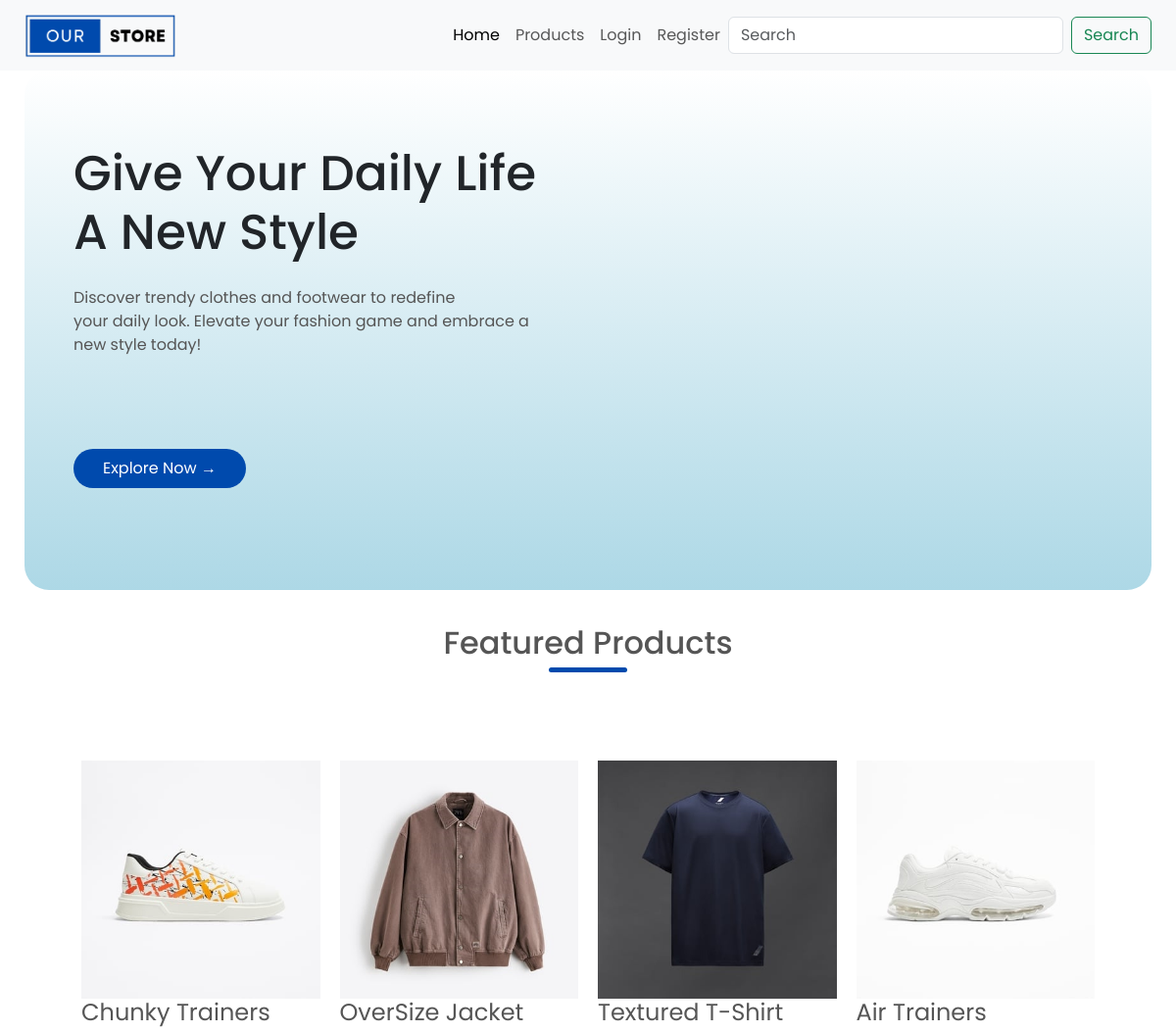
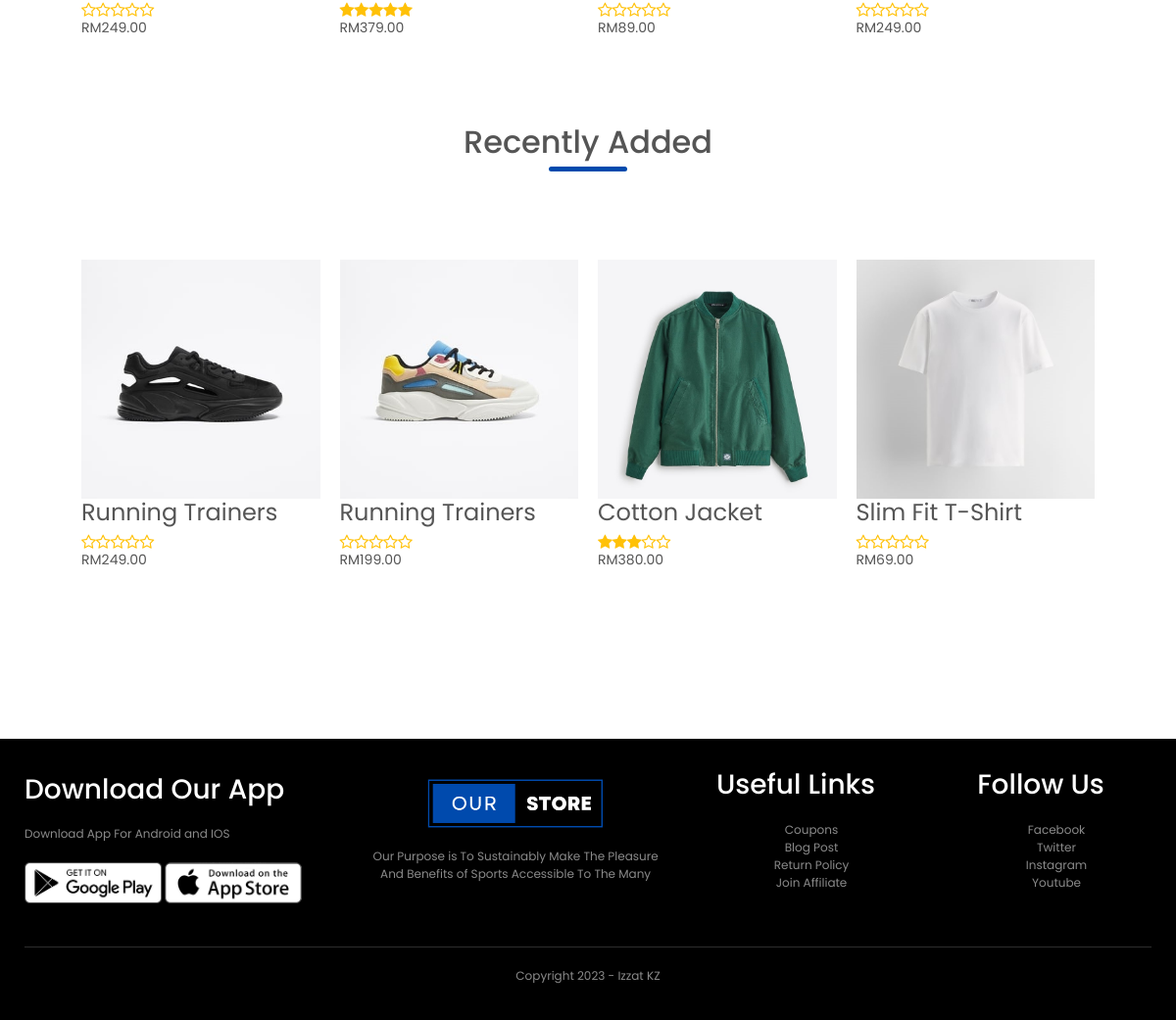
Page /customer/home.php on the committed database (2 pictures, top to bottom).
### tables this page shows
CREATE TABLE `products` (
  `product_id` int(11) NOT NULL,
  `category_id` int(11) DEFAULT NULL,
  `name` varchar(255) NOT NULL,
  `description` text DEFAULT NULL,
  `price` decimal(10,2) NOT NULL,
  `image` varchar(255) NOT NULL,
  `created_at` datetime NOT NULL DEFAULT current_timestamp()
);

### customer/home.php (the view, shortened to what this page needs)
<?php
include('includes/header.php');
include('../config/dbcon.php');
$products = mysqli_query($con, "SELECT * FROM products LIMIT 4");
?>
    <div class="container">
        <div class="welcome" Style="padding: 50px; width: 100%; box-sizing: border-box; background: linear-gradient(to top, lightblue, white); border-radius: 25px;">
            <div class="row">
                <div class="col-2">
                    <h1>Give Your Daily Life A New Style</h1>
                    <p>Discover trendy clothes and footwear to redefine<br>
                    your daily look. Elevate your fashion game and embrace a<br>
                    new style today!</p>
                    <br>
                    <br>
                    <a href="products.php" class="btn-explore">Explore Now &#8594;</a>
                    <br>
                    <br>
                </div>
            </div>
        </div>
    </div>
    <br>
<div class="small-container">
    <h2 class="title">Featured Products</h2>
    <div class="row">
        <?php while ($row = mysqli_fetch_assoc($products)) : ?>
            <div class="col-4">
                <a href="product-details.php?product_id=<?php echo $row['product_id']; ?>">
                    <img src="../uploads/<?php echo $row['image']; ?>">
                </a>
                <h4><?php echo $row['name']; ?></h4>
                <div class="rating">
                    <?php
                    $product_id = $row['product_id'];
                    $rating_query = "SELECT AVG(rating) AS avg_rating FROM ratings WHERE product_id = $product_id";
                    $rating_result = mysqli_query($con, $rating_query);
                    $rating_data = mysqli_fetch_assoc($rating_result);
                    $avg_rating = $rating_data['avg_rating'];
                    $filled_stars = floor($avg_rating);
                    $empty_stars = 5 - $filled_stars;
                    for ($i = 0; $i < $filled_stars; $i++) {
                        echo '<i class="fa fa-star"></i>';
                    }
                    for ($i = 0; $i < $empty_stars; $i++) {
                        echo '<i class="fa fa-star-o"></i>';
                    }
                    ?>
                </div>
                <p>RM<?php echo $row['price']; ?></p>
            </div>
        <?php endwhile; ?>
    </div>
</div>
<div class="small-container">
    <h2 class="title">Recently Added</h2>
    <div class="row">
        <?php
        $recently_added = mysqli_query($con, "SELECT * FROM products ORDER BY created_at DESC LIMIT 4");
        while ($row = mysqli_fetch_assoc($recently_added)) :
        ?>
            <div class="col-4">
                <a href="product-details.php?product_id=<?php echo $row['product_id']; ?>">
                    <img src="../uploads/<?php echo $row['image']; ?>">
                </a>
                <h4><?php echo $row['name']; ?></h4>
                <div class="rating">
                    <?php
                    $product_id = $row['product_id'];
                    $rating_query = "SELECT AVG(rating) AS avg_rating FROM ratings WHERE product_id = $product_id";
                    $rating_result = mysqli_query($con, $rating_query);
                    $rating_data = mysqli_fetch_assoc($rating_result);
                    $avg_rating = $rating_data['avg_rating'];
                    $filled_stars = floor($avg_rating);
                    $empty_stars = 5 - $filled_stars;
                    for ($i = 0; $i < $filled_stars; $i++) {
                        echo '<i class="fa fa-star"></i>';
                    }
                    for ($i = 0; $i < $empty_stars; $i++) {
                        echo '<i class="fa fa-star-o"></i>';
                    }
                    ?>
                </div>
                <p>RM<?php echo $row['price']; ?></p>
            </div>
        <?php endwhile; ?>
    </div>
</div>
    <?php include('includes/footer.php'); ?>

### customer/includes/header.php (shortened to what this page needs)
<html>
    <head>
        <link href="https://cdn.jsdelivr.net/npm/bootstrap@5.7.0/icons/bootstrap-icons.min.css" rel="stylesheet">
        <link href="https://cdn.jsdelivr.net/npm/simple-datatables@7.1.2/dist/style.min.css" rel="stylesheet" />
        <link rel="stylesheet" href="assets/css/bootstrap5.min.css">
        <link rel="stylesheet" href="https://stackpath.bootstrapcdn.com/font-awesome/4.7.0/css/font-awesome.min.css">
        <link rel="stylesheet" href="style.css">
    </head>
    <body>
<body class="sb-nav-fixed">
    <?php include('includes/navbar.php'); ?>
        <main>

### customer/includes/navbar.php (shortened to what this page needs)
<nav class="navbar navbar-expand-lg bg-body-tertiary">
    <div class="container">
        <a class="navbar-brand" href="home.php"><img src="../images/logo.png" width="155px"></a>
        <div class="collapse navbar-collapse" id="navbarSupportedContent">
            <ul class="navbar-nav ms-auto mb-2 mb-lg-0">
                <li class="nav-item">
                    <a class="nav-link active" aria-current="page" href="home.php">Home</a>
                </li>
                <li class="nav-item">
                    <a class="nav-link" href="products.php">Products</a>
                </li>
                <?php if(isset($_SESSION['auth_user'])) : ?>
                <li class="nav-item dropdown">
                    <a class="nav-link dropdown-toggle" href="#" role="button" data-bs-toggle="dropdown" aria-expanded="false">
                        <?= $_SESSION['auth_user']['user_name']; ?>
                    </a>
                    <ul class="dropdown-menu">
                        <li><a class="dropdown-item" href="profile.php">My Profile</a></li>
                        <li>
                            <form action="../index/all-check.php" method="post">
                                <button type="submit" name="logout_btn" class="dropdown-item">Logout</button>
                            </form>
                        </li>
                    </ul>
                </li>
                <li class="nav-item">
                    <a class="nav-link" href="cart.php">Cart</a>
                </li>
                <?php else : ?>
                <li class="nav-item">
                    <a class="nav-link" href="../index/login.php">Login</a>
                </li>
                <li class="nav-item">
                    <a class="nav-link" href="../index/register.php">Register</a>
                </li>
                <?php endif; ?>
            </ul>
            <form class="d-flex" role="search" method="GET" action="products.php" autocomplete="off">
                <input class="form-control me-2" type="search" name="query" placeholder="Search" aria-label="Search">
                <button class="btn btn-outline-success" type="submit">Search</button>
            </form>
        </div>
    </div>
</nav>

### customer/includes/footer.php (shortened to what this page needs)
    <br>
    <br>
    <br>
    <br>
    <div class="footer">
        <div class="container">
            <div class="row">
                <div class="footer-col-1">
                    <h3>Download Our App</h3>
                    <p>Download App For Android and IOS</p>
                    <div class="app-logo">
                        <img src="images/play-store.png">
                        <img src="images/app-store.png">
                    </div>
                </div>
                <div class="footer-col-2">
                    <img src="images/logo3-white.png">
                    <p>Our Purpose is To Sustainably Make The Pleasure And Benefits of Sports Accessible To The Many</p>
                </div>
                <div class="footer-col-3">
                    <h3>Useful Links</h3>
                    <ul>
                        <li>Coupons</li>
                        <li>Blog Post</li>
                        <li>Return Policy</li>
                        <li>Join Affiliate</li>
                    </ul>
                </div>
                <div class="footer-col-4">
                    <h3>Follow Us</h3>
                    <ul>
                        <li>Facebook</li>
                        <li>Twitter</li>
                        <li>Instagram</li>
                        <li>Youtube</li>
                    </ul>
                </div>
            </div>
            <hr>
            <p class="copyright">Copyright 2023 - Izzat KZ</p>
        </div>
    </div>
        </body>
</html>

### customer/style.css (style rules this page uses)
* { margin: 0; padding: 0; box-sizing: border-box; }
body { font-family: 'Poppins', sans-serif; }
a { text-decoration: none; color: #555; }
p { color: #555; }
.container { max-width: 1300px; margin: auto; padding-left: 25px; padding-right: 25px; }
.row { display: flex; align-items: center; flex-wrap: wrap; justify-content: flex-start; }
.col-2 { flex-basis: 50%; min-width: 300px; }
.col-2 h1 { font-size: 50px; line-height: 60px; margin: 25px 0; }
.btn-explore { display: inline-block; background: #004aad; color: #fff; padding: 8px 30px; margin: 30px 0; border-radius: 30px; transition: background 0.5s; }
.welcome { background: white; }
.welcome .row { margin-top: 0px; }
.small-container { max-width: 1080px; margin: auto; padding-left: 25px; padding-right: 25px; }
.col-4 { flex-basis: 25%; padding: 10px; min-width: 200px; margin-bottom: 50px; transition: transform 0.5s; }
.col-4 img { width: 100%; }
.col-4 p { font-size: 14px; }
.title { text-align: center; margin: 0 auto 80px; position: relative; line-height: 60px; color: #555; }
.title::after { content: ''; background: #004aad; width: 80px; height: 5px; border-radius: 5px; position: absolute; bottom: 0; left: 50%; transform: translateX(-50%); }
h4 { color: #555; font-weight: normal; }
.rating .fa { color: #ffc107; }
.footer { background: #000; color: #8a8a8a; font-size: 12px; padding: 30px 0 20px; }
.footer p { color: #8a8a8a; }
.footer h3 { color: #fff; margin-bottom: 20px; }
.footer hr { border: none; background: #b5b5b5; height: 1px; margin: 20px 0; }
.footer-col-1, .footer-col-2, .footer-col-3, .footer-col-4 { min-width: 250px; margin-bottom: 20px; }
.footer-col-1 { flex-basis: 30%; }
.footer-col-2 { flex: 1; text-align: center; }
.footer-col-2 img { width: 180px; margin-bottom: 20px; }
.footer-col-3, .footer-col-4 { flex-basis: 12%; text-align: center; }
ul { list-style-type: none; }
.app-logo { margin-top: 20px; }
.app-logo img { width: 140px; }
.copyright { text-align: center; }

### rows in the picture
products: image (picture), name "Chunky Trainers", price "249.00"
products: image (picture), name "OverSize Jacket", price "379.00"
products: image (picture), name "Textured T-Shirt", price "89.00"
products: image (picture), name "Air Trainers", price "249.00"
products: image (picture), name "Running Trainers", price "249.00"
products: image (picture), name "Running Trainers", price "199.00"
products: image (picture), name "Cotton Jacket", price "380.00"
products: image (picture), name "Slim Fit T-Shirt", price "69.00"
